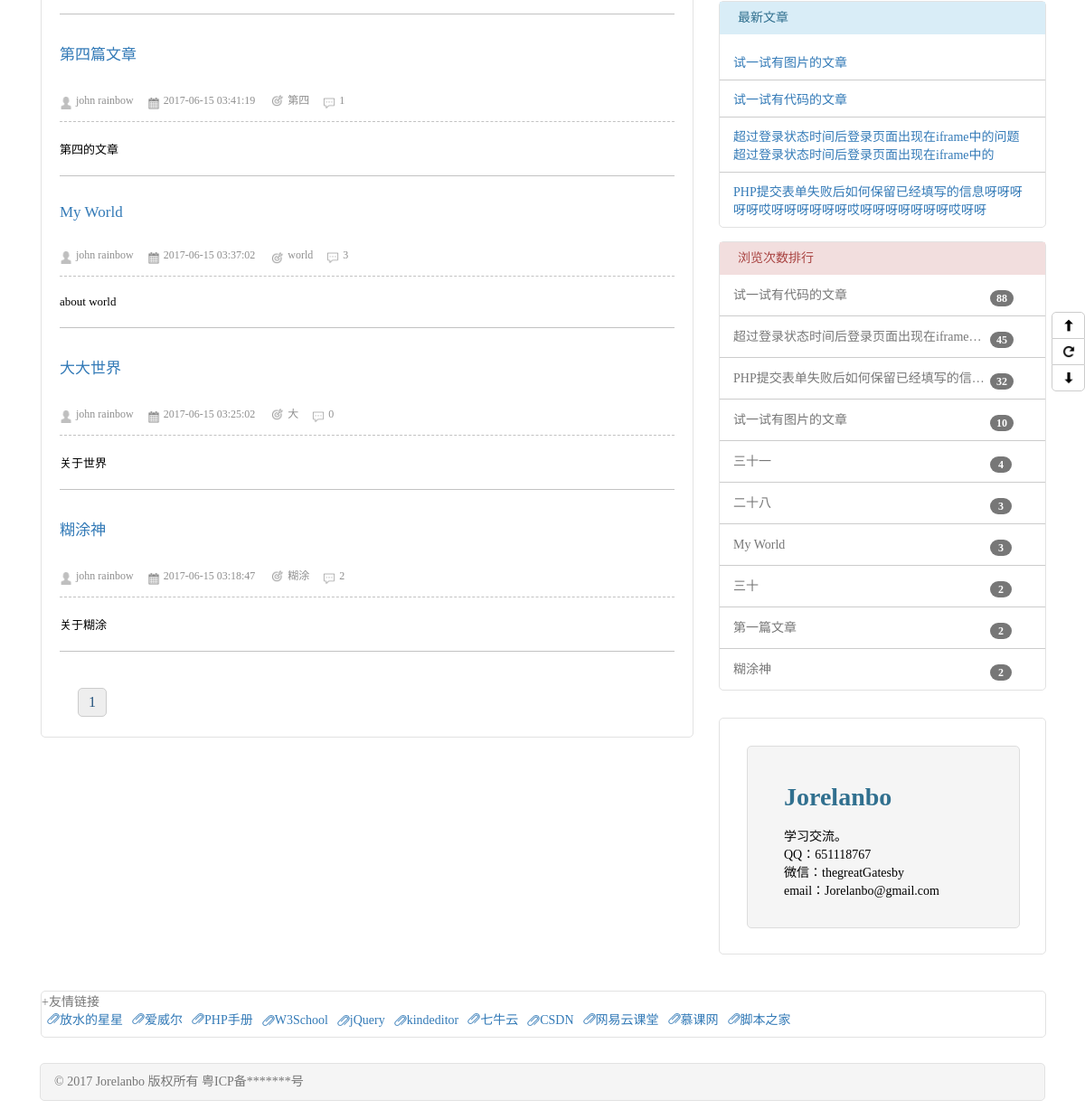
/life.php (lower part), run on an earlier commit of the app's database.
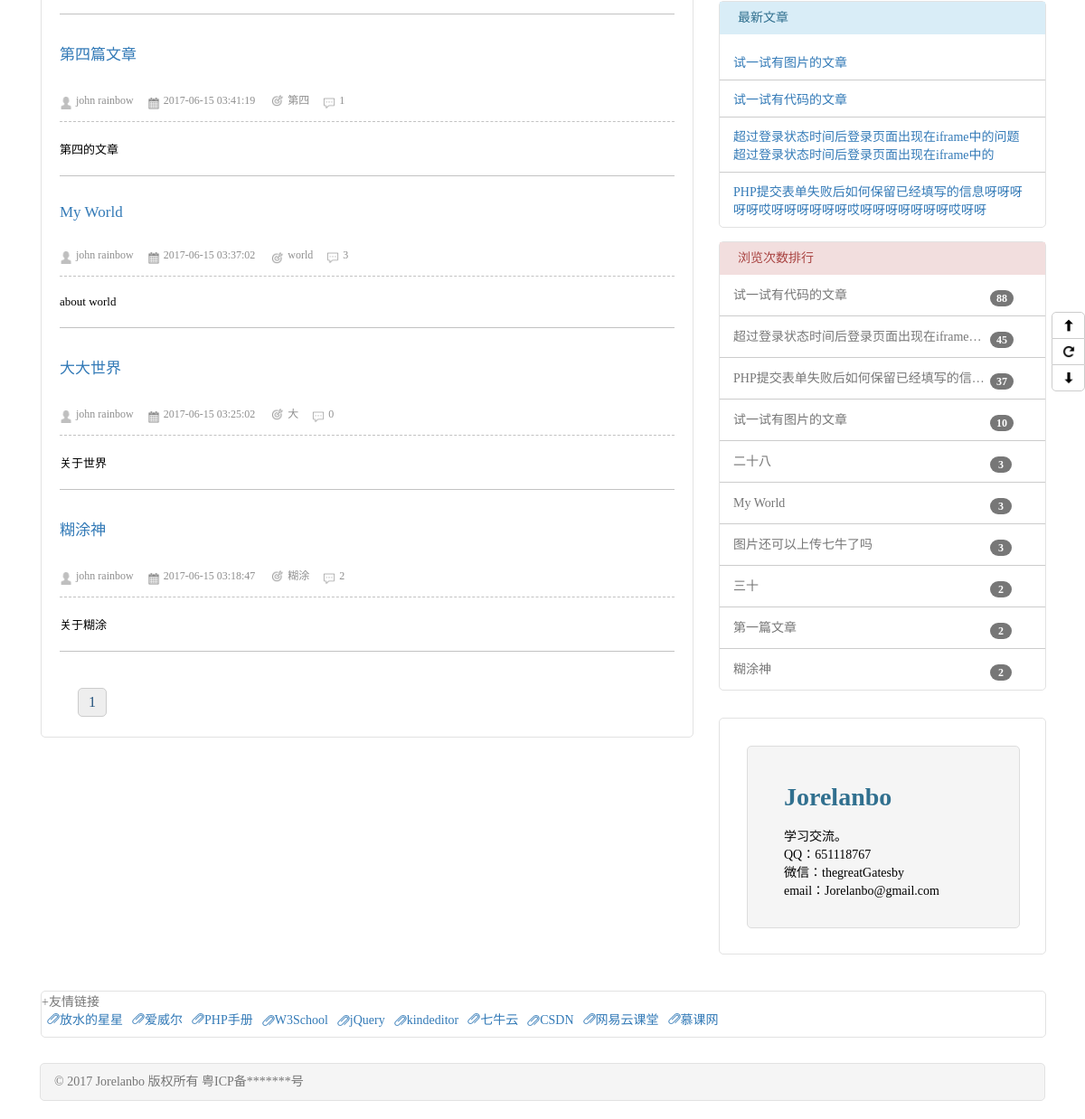
And on a later commit of the database.
### tables this page shows
CREATE TABLE `article` (
  `id` int(5) NOT NULL AUTO_INCREMENT,
  `title` varchar(50) NOT NULL,
  `article_type_id` int(5) NOT NULL,
  `keywords` varchar(50) NOT NULL,
  `content` text NOT NULL,
  `view_times` int(10) DEFAULT NULL,
  `create_time` int(10) DEFAULT NULL,
  `introduction` varchar(100) DEFAULT NULL,
  PRIMARY KEY (`id`)
);

CREATE TABLE `links` (
  `id` int(5) NOT NULL AUTO_INCREMENT,
  `name` varchar(100) NOT NULL,
  `url` varchar(100) NOT NULL,
  PRIMARY KEY (`id`)
);

### include/mysqli.class.php (called while the page is built, shortened)
<?php
$db = new Mysql();
class Mysql{
    var $mysqli;
    function __construct()
    {
        $this->db_host = 'localhost';
        $this->db_user = 'root';
        $this->db_pwd = 'root';
        $this->db_name = 'blog';
        $this->mysqli = @new mysqli($this->db_host, $this->db_user, $this->db_pwd, $this->db_name);
    }
    function getLinks()
    {
        $sql = "SELECT name,url FROM links ORDER BY id ASC";
        $result = $this->mysqli->query($sql);
        $links = [];
        if ($this->mysqli->affected_rows > 0) {
            for ($i = 0; $i < $result->num_rows; $i ++) {
                $result->data_seek($i);
                $row = $result->fetch_assoc();
                $links[] = ['name'=>$row['name'], 'url'=>$row['url']];
            }
        } else {
            echo $this->mysqli->errno . ' :' . $this->mysqli->error;
        }
        return $links;
    }
    function getArticleCount($article_type = null)
    {
        if ($article_type == null) {
            $sql = "SELECT count(*) FROM article";
        } else {
            $sql = "SELECT count(*) FROM article WHERE article_type_id=$article_type";
        }
        $result = $this->mysqli->query($sql);
        if ($this->mysqli->affected_rows > 0) {
            $result->data_seek(0);
            $row = $result->fetch_assoc();
            $article_count = $row['count(*)'];
        } else {
            $article_count = 0;
        }
        return $article_count;
    }
    function getArticles($current_page = 1, $typeId = null)
    {
        $page_start = ($current_page - 1) * 10;
        if ($typeId == null) {
            $sql = "SELECT * FROM article ORDER BY create_time DESC LIMIT {$page_start},10";
        } else {
            $sql = "SELECT * FROM article WHERE article_type_id=$typeId ORDER BY create_time DESC LIMIT {$page_start},10";
        }
        $result = $this->mysqli->query($sql);
        $articles = [];
        if ($this->mysqli->affected_rows > 0) {
            for ($i = 0;$i < $result->num_rows;$i ++) {
                $result->data_seek($i);
                $row = $result->fetch_assoc();
                $articles[] = ['id'=>$row['id'], 'title'=>$row['title'], 'article_type_id'=>$row['article_type_id'],
                    'keywords'=>$row['keywords'], 'introduction'=>$row['introduction'], 'content'=>$row['content'],
                    'view_times'=>$row['view_times'], 'create_time'=>$row['create_time']];
            }
        } else {
            echo $this->mysqli->errno . ' :' . $this->mysqli->error;
        }
        return $articles;
    }
    function getNewest()
    {
        $sql = "SELECT id,title FROM article WHERE keywords LIKE '%important%' ORDER BY create_time DESC LIMIT 10";
        $result = $this->mysqli->query($sql);
        $articles = [];
        if ($this->mysqli->affected_rows > 0) {
            for ($i = 0;$i < $result->num_rows;$i ++) {
                $result->data_seek($i);
                $row = $result->fetch_assoc();
                $articles[] = ['id'=>$row['id'], 'title'=>$row['title']];
            }
        } else {
            echo $this->mysqli->errno . ' :' . $this->mysqli->error;
        }
        return $articles;
    }
    function getHighViewList()
    {
        $sql = "SELECT id,title,view_times FROM article ORDER BY view_times DESC LIMIT 10";
        $result = $this->mysqli->query($sql);
        $articles = [];
        if ($this->mysqli->affected_rows > 0) {
            for ($i = 0; $i < $result->num_rows; $i ++) {
                $result->data_seek($i);
                $row = $result->fetch_assoc();
                $articles[] = ['id'=>$row['id'], 'title'=>$row['title'], 'view_times'=>$row['view_times']];
            }
        } else {
            echo $this->mysqli->errno . ' :' . $this->mysqli->error;
        }
        return $articles;
    }
}

### highViewList.php (the view)
<?php
$high_views = $db->getHighViewList();
for ($i = 0; $i < count($high_views); $i ++) {
    $high_view_id = $high_views[$i]['id'];
    $high_view_title = $high_views[$i]['title'];
    $high_view_view_times = $high_views[$i]['view_times'];
    if ($i == count($high_views) - 1) {
        ?>
        <div class="high_view_item">
            <a href="viewArticle.php?id=<?php echo $high_view_id;?>"><?php echo $high_view_title;?></a>
            <div class="times"><?php echo $high_view_view_times;?></div>
        </div>
        <?php
    } else {
        ?>
        <div class="high_view_item">
            <a href="viewArticle.php?id=<?php echo $high_view_id; ?>" title="<?php echo $high_view_title; ?>"><?php echo $high_view_title; ?></a>
            <div class="times"><?php echo $high_view_view_times;?></div>
        </div>
        <div class="high_view_item_divide_line"></div>
        <?php
    }
}

### life.php (shortened to what this page needs)
<?php
$page = isset($_GET['page']) ? $_GET['page'] : 1;
?>
<!DOCTYPE html>
<html lang="en">
<head>
    <link rel="stylesheet" type="text/css" href="templates/style/base.css">
</head>
<body>
<?php
require_once 'header.php';
?>
<div class="content">
    <div class="left_area">
        <div class="main_article">
            <?php include_once "lifeArticleList.php";?>
        </div>
    </div>
    <div class="menu">
        <div class="newest">
            <div class="menu_title">最新文章</div>
            <div class="newest_list">
                <?php include_once 'newest.php';?>
            </div>
        </div>
        <div class="scan_times_list">
            <div class="menu_title">浏览次数排行</div>
            <div class="high_view_list">
                <?php include_once 'highViewList.php';?>
            </div>
        </div>
        <div id="Jorelanbo">
            <div class="Jorelanbo_box">
                <h2>Jorelanbo</h2><br>
                学习交流。<br>
                QQ：651118767<br>
                微信：thegreatGatesby<br>
                email：Jorelanbo@gmail.com
            </div>
        </div>
    </div>
</div>
<div class="links_box">
    <div class="links">
        <span>+友情链接</span>
        <?php require_once 'links.php';?>
    </div>
</div>
<?php include_once 'footer.php';?>
<div class="blank"></div>
<div id="guide">
    <a id="to_header" href="#header" title="去顶部"></a>
    <a id="refresh" title="刷新" onclick="location.reload();"></a>
    <a id="to_bottom" href="#footer" title="去底部"></a>
</div>
</body>
</html>

### lifeArticleList.php (shortened to what this page needs)
<?php
$articles = $db->getArticles($page, LIFE_ARTICLE_TYPE);
$article_count = $db->getArticleCount(LIFE_ARTICLE_TYPE);
$total_pages = ceil($article_count / 10);
for ($i = 0; $i < count($articles); $i++) {
    $article = $articles[$i];
    $id = $article['id'];
    $title = $article['title'];
    $create_time = date('Y-m-d H:i:s', $article['create_time']);
    $keywords = $article['keywords'];
    $introduction = $article['introduction'];
    $view_times = $article['view_times'];
    ?>
    <div class="article_item">
        <div class="article_item_title"><a
                href="viewArticle.php?id=<?php echo $id; ?>"><?php echo $title ?></a></div>
        <div class="article_item_info_list">
            <span class="article_writer">john rainbow</span><span
                class="article_create_time"><?php echo $create_time ?></span>
            <span class="keywords"><?php echo $keywords ?></span><span
                class="view_times"><?php echo $view_times ?></span>
        </div>
        <div class="article_item_introduction"><?php echo $introduction ?></div>
        <div class="article_item_divide_line"></div>
    </div>
    <?php
}
?>
<div class="page_number_list">
    <?php
    if ($total_pages == 1 || $total_pages == 0) {
        echo "<a  class='page_number_1' href='life.php?page=1'>1</a>";
    }
    ?>
</div>

### newest.php
<?php
$newest = $db->getNewest();
for ($i = 0; $i < count($newest); $i ++) {
    $newest_id = $newest[$i]['id'];
    $newest_title = $newest[$i]['title'];
    if ($i == count($newest) - 1) {
?>
        <div class="newest_item">
            <a href="viewArticle.php?id=<?php echo $newest_id;?>"><?php echo $newest_title;?></a>
        </div>
<?php
    } else {
?>
        <div class="newest_item">
            <a href="viewArticle.php?id=<?php echo $newest_id; ?>"><?php echo $newest_title; ?></a>
        </div>
        <div class="newest_item_divide_line"></div>
<?php
    }
}

### links.php
<?php
$links = $db->getLinks();
?>
<div class="links_list">
<?php
for ($i = 0; $i < count($links); $i ++){
    $name = $links[$i]['name'];
    $url = $links[$i]['url'];
?>
    <a href="<?php echo $url?>" target="_blank"><?php echo $name?></a>
<?php
}
?>
</div>

### footer.php (shortened to what this page needs)
<div class="footer" id="footer">
    © 2017 Jorelanbo 版权所有 粤ICP备*******号
</div>

What changed in the data, as far as the page shows it:
removed article: title "三十一", view_times "4"
removed links: name "脚本之家"
changed article "PHP提交表单失败后如何保留已经填写的信息呀呀呀呀呀哎呀呀呀呀呀呀哎呀呀呀呀呀呀呀哎呀呀": view_times "32" → "37"
now on this page (row edited): article: title "图片还可以上传七牛了吗", view_times "3"
